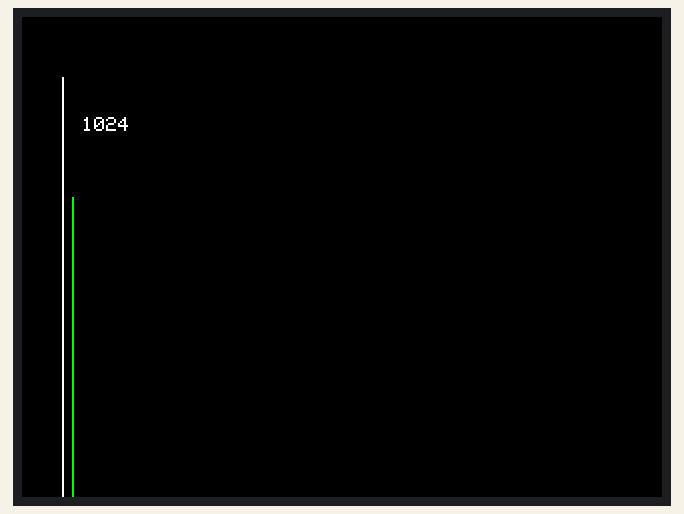
This sketch was run on a simulated Arduino Mega 2560, built with avr-gcc and run on an emulated ATmega2560. Shown: 320×240 colour display.

Above: at 0.38 s.
At 2.53 s:
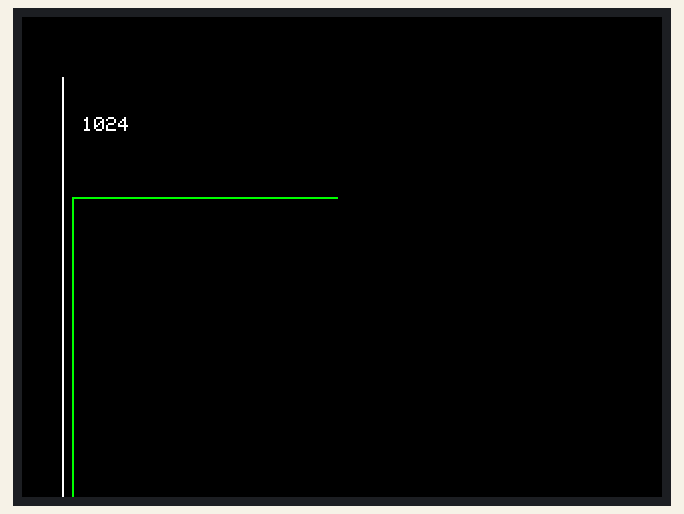
At 5.0 s:
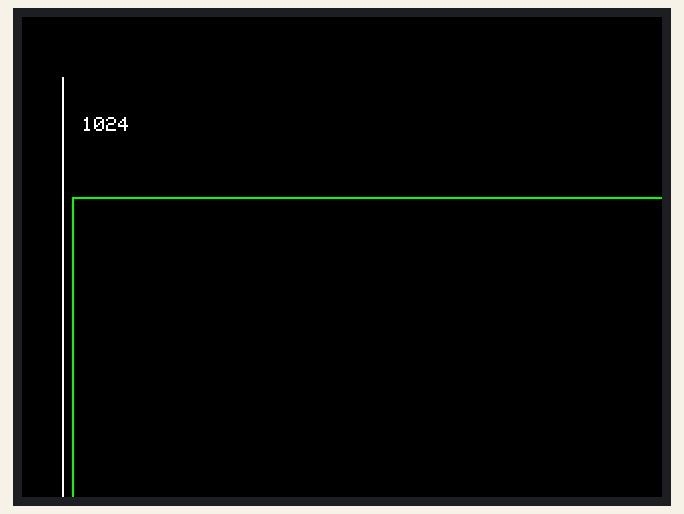
At 9.63 s:
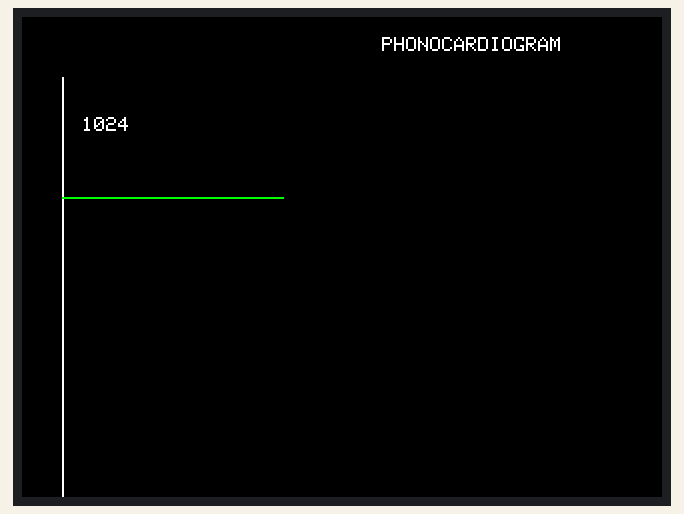
At 18.7 s:
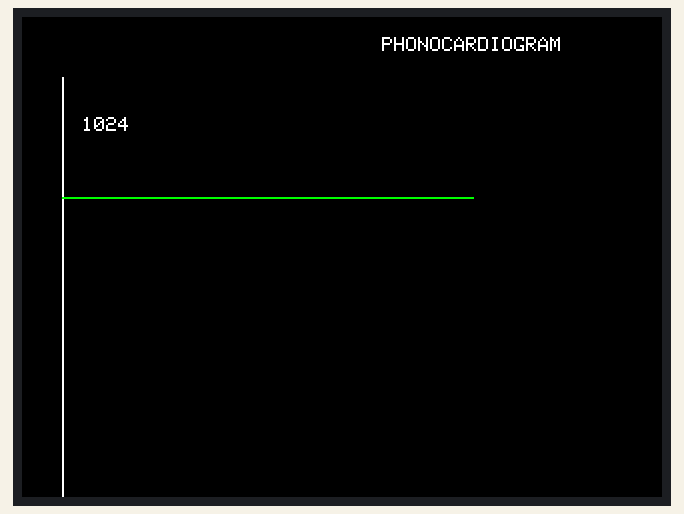
At 35.2 s:
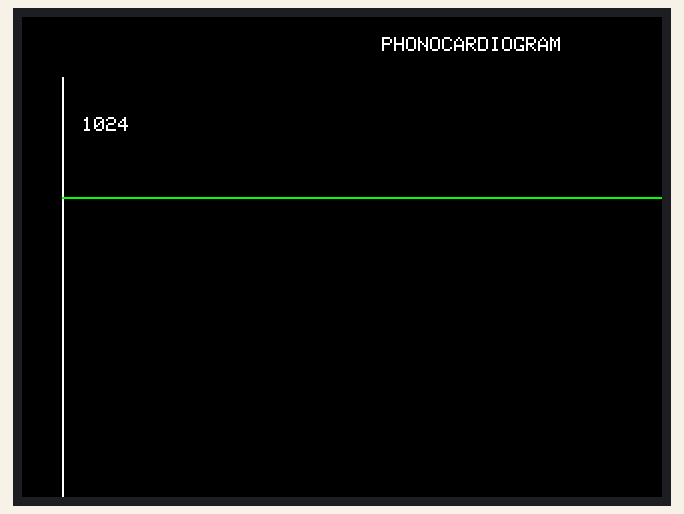

The sketch:

3.5inch_disaplay_program_for_arduino_due_board.ino
```cpp
//                                         (Below double slash line you should not remove it's for your understand purpose if you remove the double slash line, again you should put
//                                                  double slash again)


//        1. Before going to use the programm you must install all the libraries in you arduino version(1.8.13) or (1.8.19) software.
//        2. for this progam (MCUFRIEND_KBV) is importand software(so you can install using arduino software for install (GO to (SKETCH) top left 3rd -> include library - > manage library -> search (MCUFRIEND)))
//        3. (((OR))) you can install manually by (GO to (SKETCH - > include library -> Add zip library -> you browse and choose the zip file location of libray)
//        4. <TIME.H> and  <spi> library is inbuilt so you don't need to install..


//        Below i delcare libary we used:
#include <Adafruit_GFX.h>
#include <MCUFRIEND_kbv.h>
#include <Time.h>
#include <SPI.h>


//        Below we create a class name for our library as object
MCUFRIEND_kbv tft;


//        This is the color of waveform we declare so that you can change what ever color you want with this given color below
#define BLACK 0x0000
#define BLUE 0x001F
#define RED 0xF800
#define GREEN 0x07E0
#define CYAN 0x07FF
#define MAGENTA 0xF81F
#define YELLOW 0xFFE0
#define WHITE 0xFFFF


//        here we declare the variable value for our programss
int xPos = 25, xPosPrev = 25;
//int xPos1 = 30, xPosPrev1 = 30;
int n = 0;
int graphHeightPrev, graphHeightPrev1 = 0;
int16_t ht = 6, top = 3, line, lines = 5, scroll;


//        setup is for to declare the variable value is going to work as output or input pins and also we initialize the dispaly properties and begin the serial communications
int state = 0;
void setup() {
//Serial.begin(115200);
Serial.begin(9600);
Serial1.begin(9600);
tft.reset();
uint16_t id = tft.readID();
tft.begin(id);
tft.setRotation(1);
tft.fillScreen(BLACK);
tft.setTextColor(WHITE);

tft.drawLine(20, 30, 20, 300, WHITE);
tft.setTextSize(1.5);
tft.setTextColor(WHITE);
tft.setCursor(30, 50);
tft.print("1024");
tft.setTextSize(1.5);
tft.setTextColor(WHITE);
tft.setCursor(30, 260);
tft.print("-1024");
}


//          void loop will run the program continouslyy

void loop() {
  if(Serial1.available()>0){ // Checks whether data is comming from the serial port
    state = Serial1.read();
}
//        Here the A7 and A11 are input pins to read the sensor output values
//Serial.println(Serial1.read());
//int val = Serial1.read();
  int sensor = state;
//  int sensor1 = analogRead(A11);


//        Here we map the sensor value into desire value for our graph representation
  int graphHeight = map(sensor, 0, 450, 150, 250);
//  int graphHeight1 = map(sensor1, 0, 1023, 100, 150);


//        Here we draw the graphheight, width and color of our waveforms
  tft.drawLine(xPosPrev, tft.height() - graphHeightPrev, xPos, tft.height() - graphHeight, GREEN);
//  tft.drawLine(xPosPrev1, tft.height() - graphHeightPrev1, xPos1, tft.height() - graphHeight1, YELLOW);
  graphHeightPrev = graphHeight;
//  graphHeightPrev1 = graphHeight1;


//        Below we declare the once our waveform reach the extreme size of our disply below program reset the dispaly.
  if (xPos >= 480) { //&& xPos1
  xPos = 20;
//  xPos1 = 30;
  xPosPrev = 20;
//  xPosPrev1 = 30;
  tft.fillScreen(BLACK);
  tft.setCursor(180, 10);
  tft.print("PHONOCARDIOGRAM");
  tft.setTextSize(2);
  tft.setTextColor(WHITE);
  tft.setCursor(120, 300);
  tft.print("BY ARAVIND (M.S)");
  tft.drawLine(20, 30, 20, 300, WHITE);
  tft.setTextSize(1.5);
  tft.setTextColor(WHITE);
  tft.setCursor(30, 50);
  tft.print("1024");
  tft.setTextSize(1.5);
  tft.setTextColor(WHITE);
  tft.setCursor(30, 260);
  tft.print("-1024");
}


//        in else conditon we increment the value of xpos value for next iteratin of our programms
  else {
  xPosPrev = xPos;
//  xPosPrev1 = xPos1;
  xPos++;
//  xPos1++;
}
  delay(16);
}
```

Measured:
- what the display in image 2 shows lasts 2.6 s, from 5.0 s to 7.6 s
